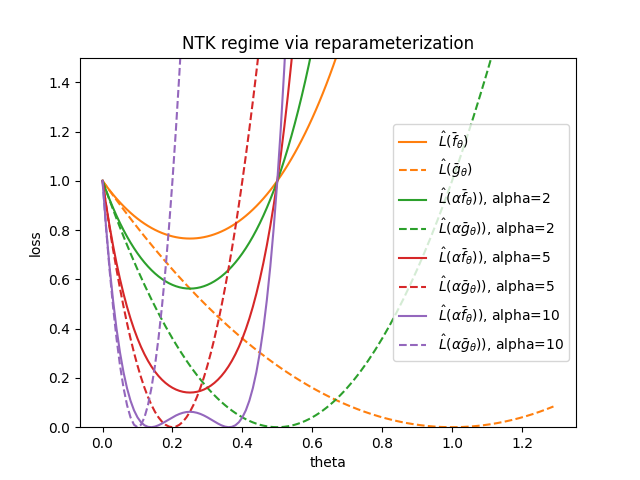

Write Python code to recreate this figure.
import matplotlib.pyplot as plt
import numpy as np

# Data for plotting
t = np.arange(0.0, 1.3, 0.01)

fig, ax = plt.subplots()

beta = 2

def fun(alpha, i):
	lf = (1.0 - alpha*(t - beta*t*t))**2
	lg = (1.0 - alpha*t)**2
	if alpha == 1:
		ax.plot(t, lf, linestyle = 'solid', label='$\hat{L}(\\bar{f}_{\\theta})$', color = 'C%d'%i)
		ax.plot(t, lg, linestyle = 'dashed', label='$\hat{L}(\\bar{g}_{\\theta})$', color = 'C%d'%i)
	else: 
		ax.plot(t, lf, linestyle = 'solid', label='$\hat{L}(\\alpha \\bar{f}_{\\theta}))$, alpha=%.f'%alpha, color = 'C%d'%i)
		ax.plot(t, lg, linestyle = 'dashed', label='$\hat{L}(\\alpha \\bar{g}_{\\theta}))$, alpha=%.f'%alpha, color = 'C%d'%i)

fun(1, 1)

fun(2, 2)

fun(5, 3)

fun(10, 4)


ax.set_ylim([0, 1.5])
ax.set(xlabel='theta', ylabel='loss',
       title='NTK regime via reparameterization')
ax.legend()

fig.savefig("ntk-1d.png")
plt.show()
